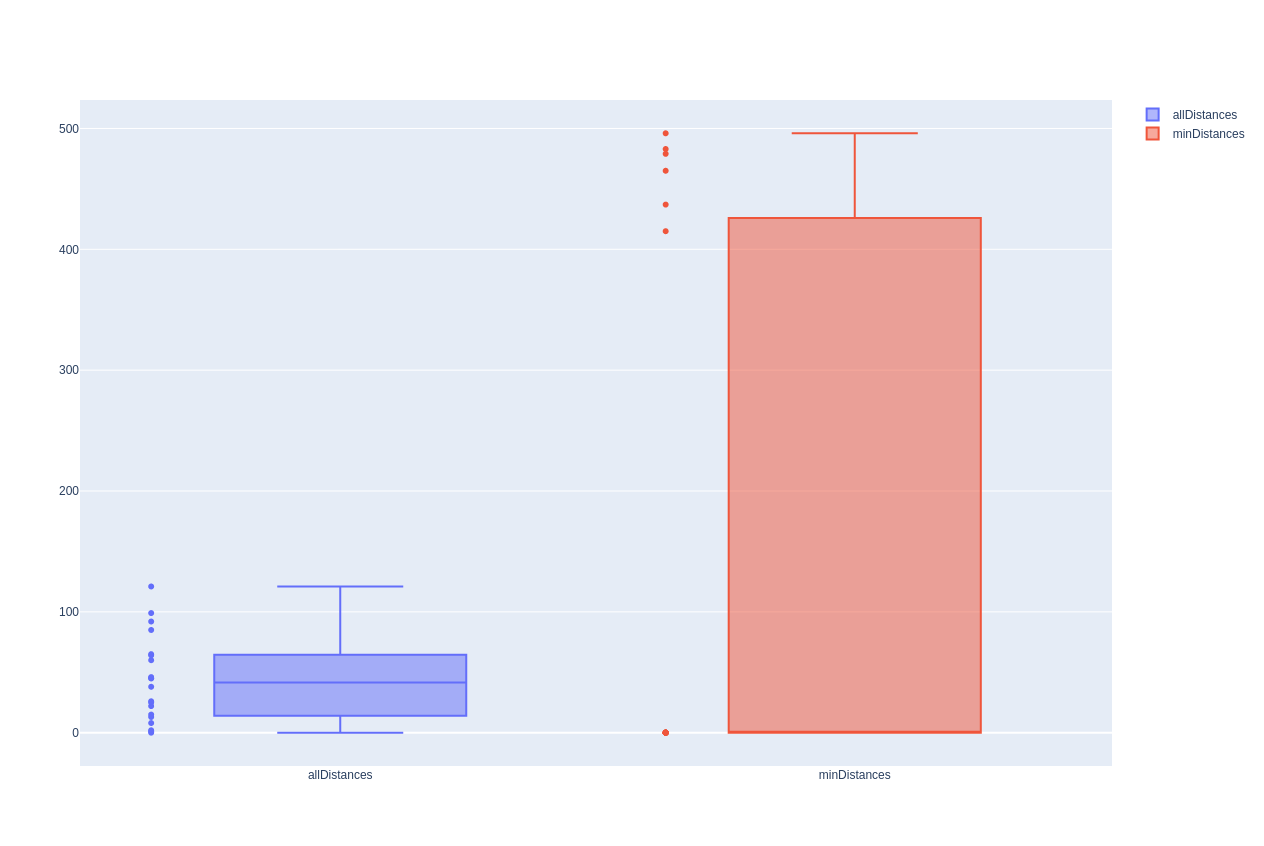

The script that drew this image:
import plotly.express as px
import plotly.graph_objects as go



fig = go.Figure()

fig.add_trace(go.Box(y=[65, 13, 25, 45, 2, 45, 22, 8, 92, 64, 38, 99, 60, 15, 85, 46, 26, 121, 1, 0],
            name="allDistances"
            ))

fig.add_trace(go.Box(y=[0, 483, 0, 0, 0, 496, 465, 0, 0, 415, 0, 0, 0, 0, 0, 0, 0, 0, 437, 479], 
            name="minDistances"
            ))

fig.update_traces(boxpoints='all', jitter=0)
fig.show()
